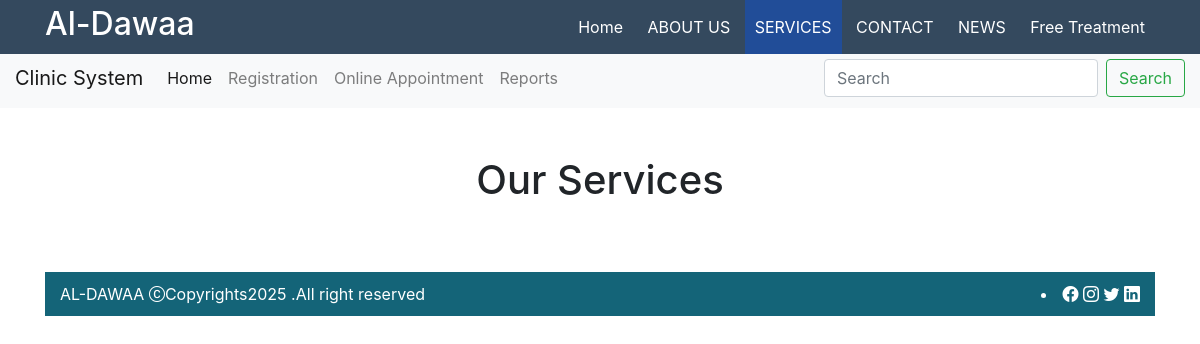
The app's page /services, older data.
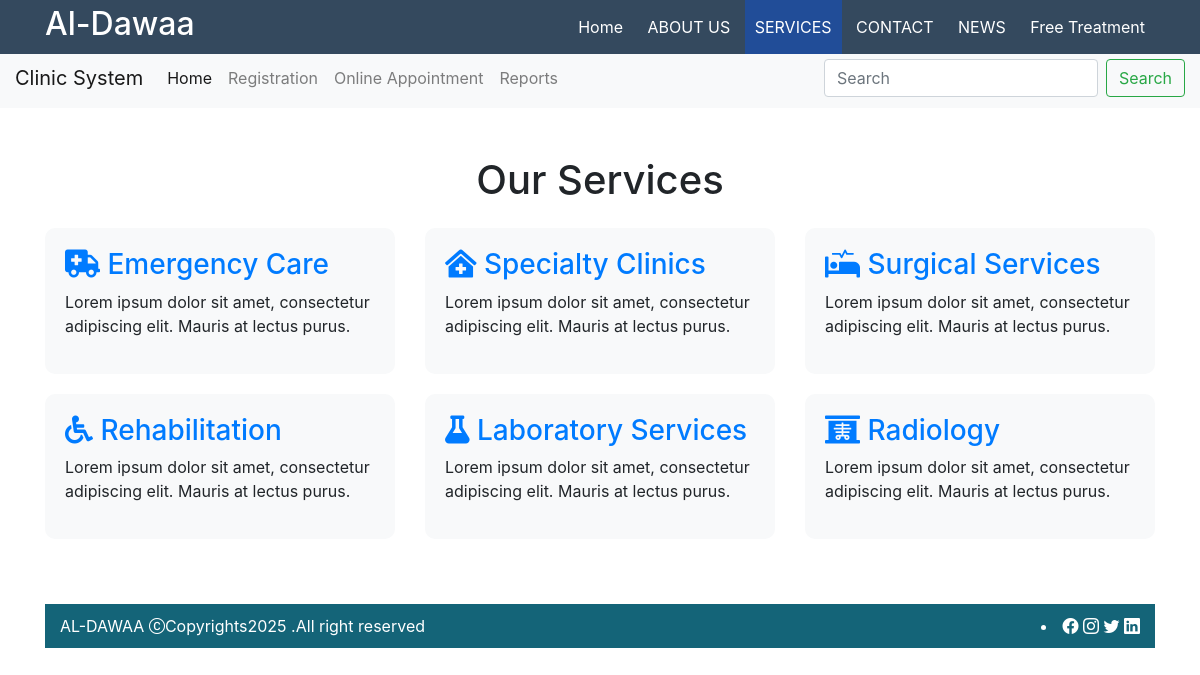
The same page, newer data.
### services/models.py (models this page shows)
class service(models.Model):
    service_icon=models.CharField(max_length=50)
    service_title=models.CharField(max_length=50)
    service_des=HTMLField()

### al_dawaa/views.py (the view)
# urls.py: path('services', views.services),
def services(request):
                    serviceData=service.objects.all()[:6]
                    data={
                        'title':'Al-Dawaa',
                        'serviceData':serviceData,
                    }
                    return render(request,"services.html",data)

### templates/services.html (shortened to what this page needs)
{% extends "base.html" %} {% block content %}
<!DOCTYPE html>
<html lang="en">
  <head>
    <link
      rel="stylesheet"
      href="https://stackpath.bootstrapcdn.com/bootstrap/4.5.2/css/bootstrap.min.css"
    />
    <link
      rel="stylesheet"
      href="https://cdnjs.cloudflare.com/ajax/libs/font-awesome/5.15.4/css/all.min.css"
    />
  </head>
  <body>
    <div class="container">
      <h1 class="text-center mt-5 mb-4">Our Services</h1>
      <div class="row">
        {% for n in serviceData %}
        <div class="col-md-4">
          <div class="service-card">
            <h3 class="text-primary">
              <i class="{{n.service_icon}}"></i> {{n.service_title}}
            </h3>
            <p>{{n.service_des }}</p>
          </div>
        </div>
        {% endfor %}
    </div>
  </body>
</html>
{% endblock %}

### templates/base.html
{% include "header.html" %}{% include "homeHeader.html" %}{% block content %}
{%endblock %} {% comment %} "footer.html"%dfghjfghjkldfghjdfghj{% endcomment %}
{% include "footer.html" %}

### templates/header.html (shortened to what this page needs)
<!DOCTYPE html>
<html lang="en">
  <head>
    <link rel="stylesheet" href="\static\bootstrap.css" />
    <link rel="stylesheet" href="\static\style0.css" />
    <link rel="stylesheet" href="\static\style1.css" />
    <link
      rel="stylesheet"
      href="https://cdn.jsdelivr.net/npm/bootstrap-icons@1.10.2/font/bootstrap-icons.css"
    />
  </head>
  <body>
    <div id="header">
      <div class="container">
        <div class="row">
          <div class="col-lg-4">
            <h1 id="icon">{{title}}</h1>
          </div>
          <div class="col-lg-8">
            <ul id="menu" class="float-md-right">
              <li
                class="{% if request.path == '/' %} active {% endif %}"
                id="home"
              >
                <a href="/">Home</a>
              </li>
              <li
                class="{% if request.path == '/about-us/' %} active {% endif %}"
                id="about"
              >
                <a href="/about-us/">ABOUT US</a>
              </li>
              <li
                class="{% if request.path == '/services' %} active {% endif %}"
              >
                <a href="/services">SERVICES</a>
              </li>
              <li
                class="{% if request.path == '/contact/' %} active {% endif %}"
              >
                <a href="/contact/">CONTACT</a>
              </li>
              <li class="{% if request.path == '/news' %} active {% endif %}">
                <a href="/news">NEWS</a>
              </li>
              <li
                class="{% if request.path == '/free-treatment' %} active {% endif %}"
              >
                <a href="/free-treatment">Free Treatment</a>
              </li>
            </ul>
          </div>
        </div>
      </div>
    </div>
  </body>
</html>

### templates/homeHeader.html (shortened to what this page needs)
<!DOCTYPE html>
<html lang="en">
  <head>
    <link
      href="https://stackpath.bootstrapcdn.com/bootstrap/5.0.2/css/bootstrap.min.css"
      rel="stylesheet"
    />
    <link rel="stylesheet" href="\static\style1.css" />
    <link rel="stylesheet" href="\static\style0.css" />
  </head>
  <body>
    <nav id="subHeader" class="navbar navbar-expand-lg navbar-light bg-light" >
      <div class="container-fluid">
        <a class="navbar-brand" href="#">Clinic System</a>
        <div class="collapse navbar-collapse" id="navbarSupportedContent">
          <ul class="navbar-nav me-auto mb-2 mb-lg-0">
            <li class="nav-item">
              <a class="nav-link active" aria-current="page" href="#">Home</a>
            </li>
            <li class="nav-item">
              <a class="nav-link" href="#">Registration</a>
            </li>
            <li class="nav-item">
              <a class="nav-link" href="#">Online Appointment</a>
            </li>
            <li class="nav-item">
              <a class="nav-link" href="#">Reports</a>
            </li>
          </ul>
          <form class="d-flex">
            <input
              class="form-control me-2"
              type="search"
              placeholder="Search"
              aria-label="Search"
            />
            <button class="btn btn-outline-success" type="submit">
              Search
            </button>
          </form>
        </div>
      </div>
    </nav>
  </body>
</html>

### templates/footer.html (shortened to what this page needs)
<div id="footer">
  <div class="container">
    <div class="row">
      <div class="col-md-6">
        AL-DAWAA
        <i class="bi bi-c-circle"></i>Copyrights2025 .All right reserved
      </div>
      <div class="col-md-6">
        <li class="float-md-right">
          <i class="bi bi-facebook"></i>
          <i class="bi bi-instagram"></i>
          <i class="bi bi-twitter"></i>
          <i class="bi bi-linkedin"></i>
        </li>
      </div>
    </div>
  </div>
</div>

### static/style0.css (style rules this page uses)
.active a { background-color: rgb(33, 77, 152); }
#header { color: #fff; background: #34495e; position: fixed; top: 0; left: 0; width: 100%; z-index: 999; }
#icon { font-size: 2rem; margin-top: 5px; }
#menu { list-style: none; padding: 0%; margin: 0%; }
#menu li { display: inline-block; }
#menu li a { color: #fff; padding: 15px 10px; display: block; }

### static/style1.css (style rules this page uses)
#footer { color: #fff; background: rgb(20, 100, 120); padding: 10px 0; margin-top: 4%; }
#subHeader { color: #16861a; background: rgb(1, 28, 35); padding: 10px 0; margin-top: 4%; }

### templates/services.html (style rules this page uses)
.service-card { background-color: #f8f9fa; border-radius: 10px; padding: 20px; margin-bottom: 20px; }

Row changes from the older to the newer data that the page shows:
added service: service_title "Emergency Care", service_des "Lorem ipsum dolor sit amet, consectetur adipiscing elit. Mauris at lectus purus."
added service: service_title "Specialty Clinics", service_des "Lorem ipsum dolor sit amet, consectetur adipiscing elit. Mauris at lectus purus."
added service: service_title "Surgical Services", service_des "Lorem ipsum dolor sit amet, consectetur adipiscing elit. Mauris at lectus purus."
added service: service_title "Rehabilitation", service_des "Lorem ipsum dolor sit amet, consectetur adipiscing elit. Mauris at lectus purus."
added service: service_title "Laboratory Services", service_des "Lorem ipsum dolor sit amet, consectetur adipiscing elit. Mauris at lectus purus."
added service: service_title "Radiology", service_des "Lorem ipsum dolor sit amet, consectetur adipiscing elit. Mauris at lectus purus."
